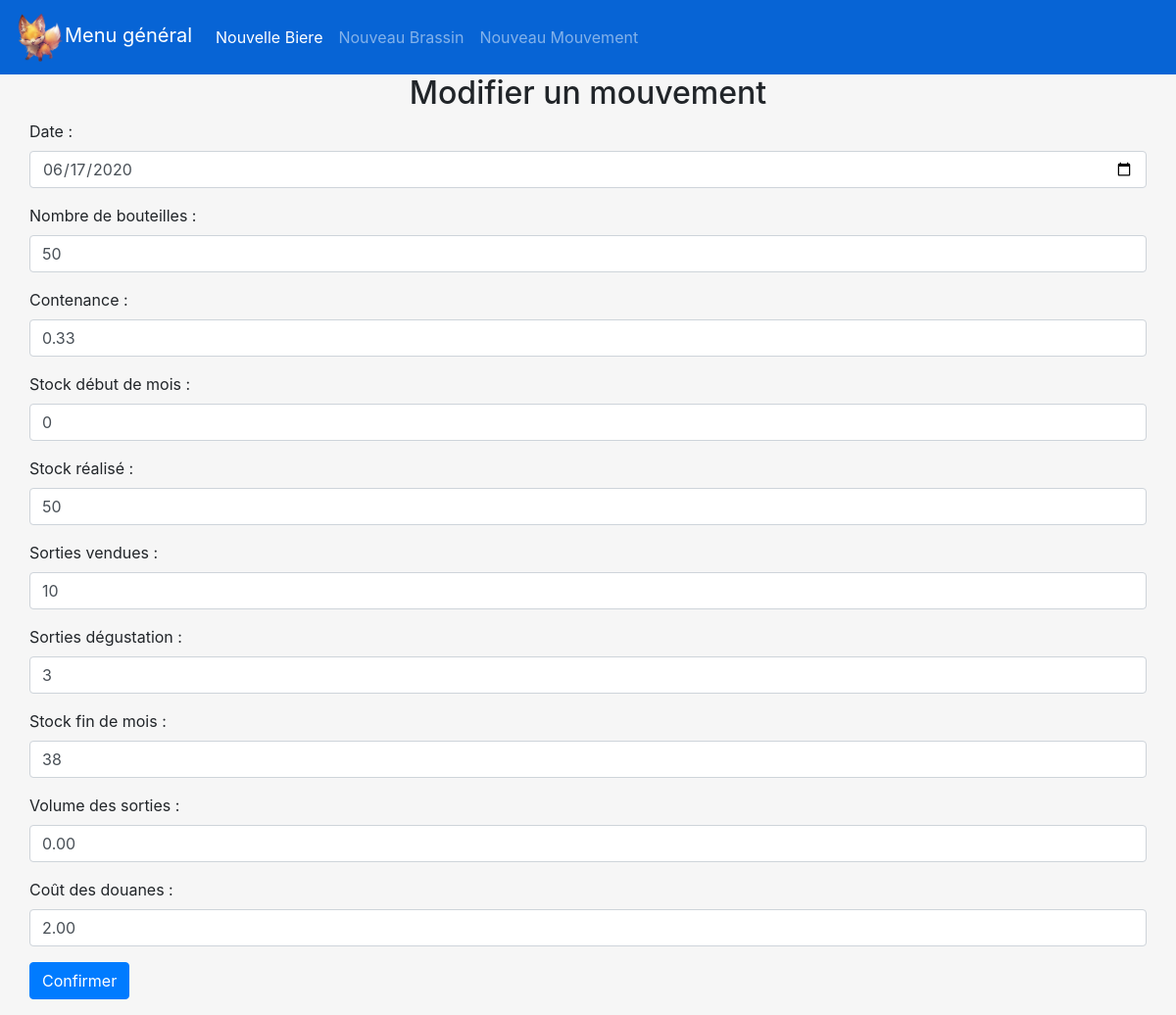
The app's page /Clemence/index.php?action=modifMouvement&code=3 (signed in) with its own data.
### tables this page shows
CREATE TABLE `mouvement` (
  `id` int(11) NOT NULL,
  `date` date NOT NULL,
  `contenance` double NOT NULL DEFAULT '0',
  `nbBouteilles` int(11) NOT NULL,
  `code` varchar(15) NOT NULL,
  `stockDebMois` int(5) DEFAULT NULL,
  `stockRealise` int(5) DEFAULT NULL,
  `sortiesVendues` int(5) DEFAULT NULL,
  `sortiesDeg` int(5) DEFAULT NULL,
  `stockFinMois` int(5) DEFAULT NULL,
  `volSorties` double(2,2) DEFAULT NULL,
  `coutDouanes` double(5,2) DEFAULT NULL
);

### Clemence/model/Mouvement.php (called while the page is built, shortened)
<?php
class Mouvement{
	private $date;
	private $contenance;
	private $nbBouteilles;
	private $stockDebMois;
	private $stockRealise;
	private $sortiesVendues;
	private $sortiesDeg;
	private $stockFinMois;
	private $volSorties;
	private $coutDouanes;
	public function getDate(){
		return $this->date;
	}
	public function getContenance(){
		return $this->contenance;
	}
	public function getNbBouteilles(){
		return $this->nbBouteilles;
	}
	public function getStockDebMois(){
		return $this->stockDebMois;
	}
	public function getStockRealise(){
		return $this->stockRealise;
	}
	public function getSortiesVendues(){
		return $this->sortiesVendues;
	}
	public function getSortiesDeg(){
		return $this->sortiesDeg;
	}
	public function getStockFinMois(){
		return $this->stockFinMois;
	}
	public function getVolSorties(){
		return $this->volSorties;
	}
	public function getCoutDouanes(){
		return $this->coutDouanes;
	}
	public function setDate($d){
		$this->date = $d;
	}
	public function setContenance($c){
		$this->contenance = $c;
	}
	public function setNbBouteilles($b){
		$this->nbBouteilles = $b;
	}
	public function setStockDebMois($d){
		$this->stockDebMois = $d;
	}
	public function setStockRealise($r){
		$this->stockRealise = $r;
	}
	public function setSortiesVendues($v){
		$this->sortiesVendues = $v;
	}
	public function setSortiesDeg($d){
		$this->sortiesDeg = $d;
	}
	public function setStockFinMois($m){
		$this->stockFinMois = $m;
	}
	public function setVolSorties($s){
		$this->volSorties = $s;
	}
	public function setCoutDouanes($d){
		$this->coutDouanes = $d;
	}
}
?>

### Clemence/model/BDD.php (called while the page is built, shortened)
<?php
class BDD{
	private static $serveur="mysql:host=172.19.0.29";
	private static $bdd="dbname=brasserie";
	private static $user="clientsql";
	private static $mdp="0550002D";
	private $laConnexion;
	public function __construct()
	{
    	$this->laConnexion = new PDO(BDD::$serveur.';'.BDD::$bdd, BDD::$user, BDD::$mdp);
		$this->laConnexion->query("SET CHARACTER SET utf8");
	}
	public function recupMouvement($id){
		$req='select * from mouvement where mouvement.id='.$id.';';
		$res=$this->laConnexion->query($req);
		$lesLignes=$res->fetchAll();
		$val=$lesLignes[0];
		$m = new Mouvement();
			$m->setId($val[0]);
			$m->setDate($val[1]);
			$m->setContenance($val[2]);
			$m->setNbBouteilles($val[3]);
			$m->setCode($val[4]);
			$m->setStockDebMois($val[5]);
			$m->setStockRealise($val[6]);
			$m->setSortiesVendues($val[7]);
			$m->setSortiesDeg($val[8]);
			$m->setStockFinMois($val[9]);
			$m->setVolSorties($val[10]);
			$m->setCoutDouanes($val[11]);
		return $m;
	}
}
?>

### Clemence/view/vue.php (the view, shortened to what this page needs)
<?php
class vue{
	private function entete(){
		echo '<html>
			    <head>
			    	<title>Brasserie Clemence</title>
			        <meta charset="utf-8" />
			    	<link rel="stylesheet" href="https://stackpath.bootstrapcdn.com/bootstrap/4.5.0/css/bootstrap.min.css">
			    	<script src="https://stackpath.bootstrapcdn.com/bootstrap/4.5.0/js/bootstrap.min.js"></script>
			    </head>
			    <body style="background-color: #F6F6F6;">
			        <nav class="navbar navbar-expand-lg navbar navbar-dark" style="background-color: #0764D5;">
			            <a class="navbar-brand" href="index.php"><img src="./logo.png" href="#" height="50px" width="50px" />Menu général</a>
			            <button class="navbar-toggler" type="button" data-toggle="collapse" data-target="#navbarNavDropdown" aria-controls="navbarNavDropdown" aria-expanded="false" aria-label="Toggle navigation">
			                <span class="navbar-toggler-icon"></span>
			            </button>
			            <div class="collapse navbar-collapse" id="navbarNavDropdown">
			                <ul class="navbar-nav">
			                    <li class="nav-item active">
			                        <a class="nav-link" href="index.php?action=ajoutBiere"> Nouvelle Biere </a>
			                    </li>
			                    <li class="nav-item">
			                        <a class="nav-link" href="index.php?action=ajoutBrassin"> Nouveau Brassin</a>
			                    </li>
			                    <li class="nav-item">
			                        <a class="nav-link" href="index.php?action=ajoutMouvement">Nouveau Mouvement</a>
			                    </li>
			                </ul>
			            </div>
			        </nav>';
	}
    public function modifMouvement($base, $lemouv){
        $this->entete();
        echo'<div class="container col-12">
                <div class="d-flex justify-content-between">
                  <div class="col align-self-start">
                      <center><h2>Modifier un mouvement</h2></center>
                      <form name="nvBrassin" method="POST" action="">
                         <div class="form-group">
                            <label for="dateBrassage">Date : </label>
                            <input type="date" class="form-control" min="2020-01-01" name="dateMouv" value="'.$lemouv->getDate().'"/>
                          </div>
                          <div class="form-group">
                                    <label for="volumeAlcool">Nombre de bouteilles : </label>
                                    <input type="text" class="form-control" name="nbBout" value="'.$lemouv->getNbBouteilles().'"/>
                                </div>
                                <div class="form-group">
                                    <label for="volumeAlcool">Contenance : </label>
                                    <input type="text" class="form-control" name="contenance" value="'.$lemouv->getContenance().'"/>
                                </div>
                                <div class="form-group">
                                    <label for="dateMiseBouteille">Stock début de mois :  </label>
                                    <input type="text" class="form-control" name="stockDeb" value="'.$lemouv->getStockDebMois().'"/>
                                </div>
                                <div class="form-group">
                                    <label for="dateMiseBouteille">Stock réalisé :  </label>
                                    <input type="text" class="form-control" name="stockReal" value="'.$lemouv->getStockRealise().'"/>
                                </div>
                                <div class="form-group">
                                    <label for="dateMiseBouteille">Sorties vendues :  </label>
                                    <input type="text" class="form-control" name="sortiesVend" value="'.$lemouv->getSortiesVendues().'"/>
                                </div>
                                <div class="form-group">
                                    <label for="dateMiseBouteille">Sorties dégustation :  </label>
                                    <input type="text" class="form-control" name="sortiesDeg" value="'.$lemouv->getSortiesDeg().'"/>
                                </div>
                                <div class="form-group">
                                    <label for="dateMiseBouteille">Stock fin de mois :  </label>
                                    <input type="text" class="form-control" name="stockFin" value="'.$lemouv->getStockFinMois().'"/>
                                </div>
                                <div class="form-group">
                                    <label for="dateMiseBouteille">Volume des sorties :  </label>
                                    <input type="text" class="form-control" name="volumeSorties" value="'.$lemouv->getVolSorties().'"/>
                                </div>
                                <div class="form-group">
                                    <label for="dateMiseBouteille">Coût des douanes :  </label>
                                    <input type="text" class="form-control" name="coutDouanes" value="'.$lemouv->getCoutDouanes().'"/>
                                </div>
                                <input type="submit" class="btn btn-primary" name="OKMouv" value="Confirmer" />
                            </form>';
    }
}
?>

### records on screen
mouvement: dateMouv "06/17/2020", nbBout "50", contenance "0.33", stockDeb "0", stockReal "50", sortiesVend "10", sortiesDeg "3", stockFin "38", volumeSorties "0.00", coutDouanes "2.00"
